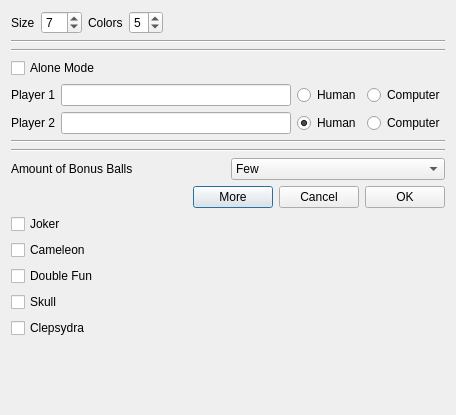
<?xml version="1.0" encoding="UTF-8"?>
<ui version="4.0">
 <class>NewGameDialog</class>
 <widget class="QDialog" name="NewGameDialog">
  <property name="windowModality">
   <enum>Qt::NonModal</enum>
  </property>
  <property name="enabled">
   <bool>true</bool>
  </property>
  <property name="geometry">
   <rect>
    <x>0</x>
    <y>0</y>
    <width>456</width>
    <height>415</height>
   </rect>
  </property>
  <property name="windowTitle">
   <string>NewGameDialog</string>
  </property>
  <property name="sizeGripEnabled">
   <bool>false</bool>
  </property>
  <property name="modal">
   <bool>true</bool>
  </property>
  <layout class="QVBoxLayout" name="verticalLayout">
   <item>
    <layout class="QHBoxLayout" name="horizontalLayout_10">
     <item>
      <widget class="QLabel" name="label_4">
       <property name="text">
        <string>Size</string>
       </property>
      </widget>
     </item>
     <item>
      <widget class="QSpinBox" name="sizeSpinBox">
       <property name="minimum">
        <number>3</number>
       </property>
       <property name="maximum">
        <number>15</number>
       </property>
       <property name="value">
        <number>7</number>
       </property>
      </widget>
     </item>
     <item>
      <widget class="QLabel" name="label_5">
       <property name="text">
        <string>Colors</string>
       </property>
      </widget>
     </item>
     <item>
      <widget class="QSpinBox" name="colorsSpinBox">
       <property name="minimum">
        <number>3</number>
       </property>
       <property name="maximum">
        <number>7</number>
       </property>
       <property name="value">
        <number>5</number>
       </property>
      </widget>
     </item>
     <item>
      <spacer name="horizontalSpacer_2">
       <property name="orientation">
        <enum>Qt::Horizontal</enum>
       </property>
       <property name="sizeHint" stdset="0">
        <size>
         <width>40</width>
         <height>20</height>
        </size>
       </property>
      </spacer>
     </item>
    </layout>
   </item>
   <item>
    <widget class="Line" name="line_4">
     <property name="orientation">
      <enum>Qt::Horizontal</enum>
     </property>
    </widget>
   </item>
   <item>
    <widget class="Line" name="line_3">
     <property name="orientation">
      <enum>Qt::Horizontal</enum>
     </property>
    </widget>
   </item>
   <item>
    <widget class="QCheckBox" name="aloneModeCheckBox">
     <property name="text">
      <string>Alone Mode</string>
     </property>
    </widget>
   </item>
   <item>
    <layout class="QHBoxLayout" name="horizontalLayout">
     <item>
      <widget class="QLabel" name="label">
       <property name="text">
        <string>Player 1</string>
       </property>
      </widget>
     </item>
     <item>
      <widget class="QLineEdit" name="player1Name"/>
     </item>
     <item>
      <widget class="QRadioButton" name="humanButton1">
       <property name="text">
        <string>Human</string>
       </property>
       <property name="checked">
        <bool>true</bool>
       </property>
      </widget>
     </item>
     <item>
      <widget class="QRadioButton" name="computerButton1">
       <property name="text">
        <string>Computer</string>
       </property>
      </widget>
     </item>
    </layout>
   </item>
   <item>
    <layout class="QHBoxLayout" name="horizontalLayout_2">
     <item>
      <widget class="QLabel" name="label_2">
       <property name="text">
        <string>Player 2</string>
       </property>
      </widget>
     </item>
     <item>
      <widget class="QLineEdit" name="player2Name"/>
     </item>
     <item>
      <widget class="QRadioButton" name="humanButton2">
       <property name="text">
        <string>Human</string>
       </property>
       <property name="checked">
        <bool>true</bool>
       </property>
      </widget>
     </item>
     <item>
      <widget class="QRadioButton" name="computerButton2">
       <property name="text">
        <string>Computer</string>
       </property>
      </widget>
     </item>
    </layout>
   </item>
   <item>
    <widget class="Line" name="line">
     <property name="orientation">
      <enum>Qt::Horizontal</enum>
     </property>
    </widget>
   </item>
   <item>
    <widget class="Line" name="line_2">
     <property name="orientation">
      <enum>Qt::Horizontal</enum>
     </property>
    </widget>
   </item>
   <item>
    <layout class="QHBoxLayout" name="horizontalLayout_3">
     <item>
      <widget class="QLabel" name="label_3">
       <property name="text">
        <string>Amount of Bonus Balls</string>
       </property>
      </widget>
     </item>
     <item>
      <widget class="QComboBox" name="bonusBallComboBox">
       <item>
        <property name="text">
         <string>Few</string>
        </property>
       </item>
       <item>
        <property name="text">
         <string>Normal</string>
        </property>
       </item>
       <item>
        <property name="text">
         <string>Lot</string>
        </property>
       </item>
       <item>
        <property name="text">
         <string>Enormous</string>
        </property>
       </item>
      </widget>
     </item>
    </layout>
   </item>
   <item>
    <layout class="QHBoxLayout" name="horizontalLayout_4">
     <item>
      <spacer name="horizontalSpacer">
       <property name="orientation">
        <enum>Qt::Horizontal</enum>
       </property>
       <property name="sizeHint" stdset="0">
        <size>
         <width>40</width>
         <height>20</height>
        </size>
       </property>
      </spacer>
     </item>
     <item>
      <widget class="QPushButton" name="moreButton">
       <property name="text">
        <string>More</string>
       </property>
       <property name="checkable">
        <bool>true</bool>
       </property>
      </widget>
     </item>
     <item>
      <widget class="QPushButton" name="cancelButton">
       <property name="text">
        <string>Cancel</string>
       </property>
      </widget>
     </item>
     <item>
      <widget class="QPushButton" name="okButton">
       <property name="text">
        <string>OK</string>
       </property>
      </widget>
     </item>
    </layout>
   </item>
   <item>
    <layout class="QVBoxLayout" name="verticalLayout_2">
     <item>
      <layout class="QHBoxLayout" name="horizontalLayout_5">
       <item>
        <widget class="QCheckBox" name="jokerCheckBox">
         <property name="text">
          <string>Joker</string>
         </property>
        </widget>
       </item>
       <item>
        <widget class="QLabel" name="jokerLabel">
         <property name="text">
          <string/>
         </property>
        </widget>
       </item>
      </layout>
     </item>
     <item>
      <layout class="QHBoxLayout" name="horizontalLayout_6">
       <item>
        <widget class="QCheckBox" name="cameleonCheckBox">
         <property name="text">
          <string>Cameleon</string>
         </property>
        </widget>
       </item>
       <item>
        <widget class="QLabel" name="cameleonLabel">
         <property name="text">
          <string/>
         </property>
        </widget>
       </item>
      </layout>
     </item>
     <item>
      <layout class="QHBoxLayout" name="horizontalLayout_7">
       <item>
        <widget class="QCheckBox" name="doubleFunCheckBox">
         <property name="text">
          <string>Double Fun</string>
         </property>
        </widget>
       </item>
       <item>
        <widget class="QLabel" name="doubleFunLabel">
         <property name="text">
          <string/>
         </property>
        </widget>
       </item>
      </layout>
     </item>
     <item>
      <layout class="QHBoxLayout" name="horizontalLayout_8">
       <item>
        <widget class="QCheckBox" name="skullCheckBox">
         <property name="text">
          <string>Skull</string>
         </property>
        </widget>
       </item>
       <item>
        <widget class="QLabel" name="skullLabel">
         <property name="text">
          <string/>
         </property>
        </widget>
       </item>
      </layout>
     </item>
     <item>
      <layout class="QHBoxLayout" name="horizontalLayout_9">
       <item>
        <widget class="QCheckBox" name="clepsydraCheckBox">
         <property name="text">
          <string>Clepsydra</string>
         </property>
        </widget>
       </item>
       <item>
        <widget class="QLabel" name="clepsydraLabel">
         <property name="text">
          <string/>
         </property>
        </widget>
       </item>
      </layout>
     </item>
    </layout>
   </item>
   <item>
    <spacer name="verticalSpacer">
     <property name="orientation">
      <enum>Qt::Vertical</enum>
     </property>
     <property name="sizeHint" stdset="0">
      <size>
       <width>20</width>
       <height>40</height>
      </size>
     </property>
    </spacer>
   </item>
  </layout>
 </widget>
 <layoutdefault spacing="6" margin="11"/>
 <resources/>
 <connections>
  <connection>
   <sender>aloneModeCheckBox</sender>
   <signal>toggled(bool)</signal>
   <receiver>player2Name</receiver>
   <slot>setDisabled(bool)</slot>
   <hints>
    <hint type="sourcelabel">
     <x>88</x>
     <y>87</y>
    </hint>
    <hint type="destinationlabel">
     <x>194</x>
     <y>158</y>
    </hint>
   </hints>
  </connection>
  <connection>
   <sender>aloneModeCheckBox</sender>
   <signal>toggled(bool)</signal>
   <receiver>computerButton2</receiver>
   <slot>setDisabled(bool)</slot>
   <hints>
    <hint type="sourcelabel">
     <x>88</x>
     <y>87</y>
    </hint>
    <hint type="destinationlabel">
     <x>445</x>
     <y>155</y>
    </hint>
   </hints>
  </connection>
  <connection>
   <sender>aloneModeCheckBox</sender>
   <signal>toggled(bool)</signal>
   <receiver>humanButton2</receiver>
   <slot>setDisabled(bool)</slot>
   <hints>
    <hint type="sourcelabel">
     <x>88</x>
     <y>87</y>
    </hint>
    <hint type="destinationlabel">
     <x>340</x>
     <y>155</y>
    </hint>
   </hints>
  </connection>
  <connection>
   <sender>aloneModeCheckBox</sender>
   <signal>toggled(bool)</signal>
   <receiver>label_2</receiver>
   <slot>setDisabled(bool)</slot>
   <hints>
    <hint type="sourcelabel">
     <x>88</x>
     <y>87</y>
    </hint>
    <hint type="destinationlabel">
     <x>47</x>
     <y>158</y>
    </hint>
   </hints>
  </connection>
  <connection>
   <sender>moreButton</sender>
   <signal>toggled(bool)</signal>
   <receiver>jokerCheckBox</receiver>
   <slot>setHidden(bool)</slot>
   <hints>
    <hint type="sourcelabel">
     <x>263</x>
     <y>252</y>
    </hint>
    <hint type="destinationlabel">
     <x>132</x>
     <y>283</y>
    </hint>
   </hints>
  </connection>
  <connection>
   <sender>moreButton</sender>
   <signal>toggled(bool)</signal>
   <receiver>jokerLabel</receiver>
   <slot>setHidden(bool)</slot>
   <hints>
    <hint type="sourcelabel">
     <x>263</x>
     <y>252</y>
    </hint>
    <hint type="destinationlabel">
     <x>444</x>
     <y>283</y>
    </hint>
   </hints>
  </connection>
  <connection>
   <sender>moreButton</sender>
   <signal>toggled(bool)</signal>
   <receiver>cameleonCheckBox</receiver>
   <slot>setHidden(bool)</slot>
   <hints>
    <hint type="sourcelabel">
     <x>263</x>
     <y>252</y>
    </hint>
    <hint type="destinationlabel">
     <x>79</x>
     <y>313</y>
    </hint>
   </hints>
  </connection>
  <connection>
   <sender>moreButton</sender>
   <signal>toggled(bool)</signal>
   <receiver>cameleonLabel</receiver>
   <slot>setHidden(bool)</slot>
   <hints>
    <hint type="sourcelabel">
     <x>263</x>
     <y>252</y>
    </hint>
    <hint type="destinationlabel">
     <x>444</x>
     <y>313</y>
    </hint>
   </hints>
  </connection>
  <connection>
   <sender>moreButton</sender>
   <signal>toggled(bool)</signal>
   <receiver>doubleFunCheckBox</receiver>
   <slot>setHidden(bool)</slot>
   <hints>
    <hint type="sourcelabel">
     <x>263</x>
     <y>252</y>
    </hint>
    <hint type="destinationlabel">
     <x>212</x>
     <y>343</y>
    </hint>
   </hints>
  </connection>
  <connection>
   <sender>moreButton</sender>
   <signal>toggled(bool)</signal>
   <receiver>doubleFunLabel</receiver>
   <slot>setHidden(bool)</slot>
   <hints>
    <hint type="sourcelabel">
     <x>263</x>
     <y>252</y>
    </hint>
    <hint type="destinationlabel">
     <x>444</x>
     <y>343</y>
    </hint>
   </hints>
  </connection>
  <connection>
   <sender>moreButton</sender>
   <signal>toggled(bool)</signal>
   <receiver>skullCheckBox</receiver>
   <slot>setHidden(bool)</slot>
   <hints>
    <hint type="sourcelabel">
     <x>263</x>
     <y>252</y>
    </hint>
    <hint type="destinationlabel">
     <x>177</x>
     <y>373</y>
    </hint>
   </hints>
  </connection>
  <connection>
   <sender>moreButton</sender>
   <signal>toggled(bool)</signal>
   <receiver>skullLabel</receiver>
   <slot>setHidden(bool)</slot>
   <hints>
    <hint type="sourcelabel">
     <x>263</x>
     <y>252</y>
    </hint>
    <hint type="destinationlabel">
     <x>444</x>
     <y>373</y>
    </hint>
   </hints>
  </connection>
  <connection>
   <sender>moreButton</sender>
   <signal>toggled(bool)</signal>
   <receiver>clepsydraCheckBox</receiver>
   <slot>setHidden(bool)</slot>
   <hints>
    <hint type="sourcelabel">
     <x>263</x>
     <y>252</y>
    </hint>
    <hint type="destinationlabel">
     <x>131</x>
     <y>403</y>
    </hint>
   </hints>
  </connection>
  <connection>
   <sender>moreButton</sender>
   <signal>toggled(bool)</signal>
   <receiver>clepsydraLabel</receiver>
   <slot>setHidden(bool)</slot>
   <hints>
    <hint type="sourcelabel">
     <x>263</x>
     <y>252</y>
    </hint>
    <hint type="destinationlabel">
     <x>444</x>
     <y>403</y>
    </hint>
   </hints>
  </connection>
  <connection>
   <sender>okButton</sender>
   <signal>clicked(bool)</signal>
   <receiver>NewGameDialog</receiver>
   <slot>accept()</slot>
   <hints>
    <hint type="sourcelabel">
     <x>431</x>
     <y>239</y>
    </hint>
    <hint type="destinationlabel">
     <x>36</x>
     <y>228</y>
    </hint>
   </hints>
  </connection>
  <connection>
   <sender>cancelButton</sender>
   <signal>clicked(bool)</signal>
   <receiver>NewGameDialog</receiver>
   <slot>reject()</slot>
   <hints>
    <hint type="sourcelabel">
     <x>331</x>
     <y>243</y>
    </hint>
    <hint type="destinationlabel">
     <x>101</x>
     <y>238</y>
    </hint>
   </hints>
  </connection>
 </connections>
</ui>
